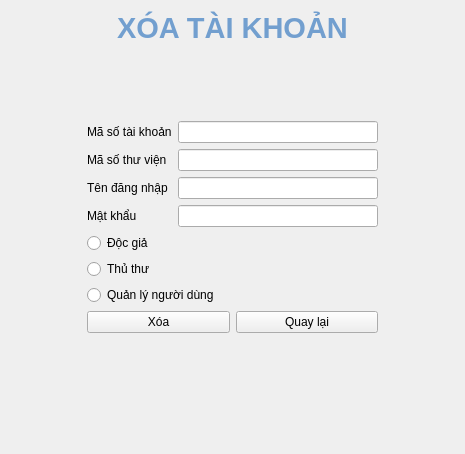
        <widget class="QWidget" name="deleteUser_3">
         <layout class="QGridLayout" name="gridLayout_10">
          <item row="11" column="1">
           <spacer name="verticalSpacer_18">
            <property name="orientation">
             <enum>Qt::Vertical</enum>
            </property>
            <property name="sizeHint" stdset="0">
             <size>
              <width>20</width>
              <height>40</height>
             </size>
            </property>
           </spacer>
          </item>
          <item row="5" column="2">
           <spacer name="horizontalSpacer_43">
            <property name="orientation">
             <enum>Qt::Horizontal</enum>
            </property>
            <property name="sizeHint" stdset="0">
             <size>
              <width>40</width>
              <height>20</height>
             </size>
            </property>
           </spacer>
          </item>
          <item row="6" column="0">
           <spacer name="horizontalSpacer_42">
            <property name="orientation">
             <enum>Qt::Horizontal</enum>
            </property>
            <property name="sizeHint" stdset="0">
             <size>
              <width>40</width>
              <height>20</height>
             </size>
            </property>
           </spacer>
          </item>
          <item row="0" column="0" colspan="3">
           <widget class="QLabel" name="label_56">
            <property name="text">
             <string>&lt;html&gt;&lt;head/&gt;&lt;body&gt;&lt;p align=&quot;center&quot;&gt;&lt;span style=&quot; font-size:22pt; font-weight:600; color:#729fcf;&quot;&gt;XÓA TÀI KHOẢN&lt;/span&gt;&lt;/p&gt;&lt;/body&gt;&lt;/html&gt;</string>
            </property>
           </widget>
          </item>
          <item row="1" column="1">
           <spacer name="verticalSpacer_17">
            <property name="orientation">
             <enum>Qt::Vertical</enum>
            </property>
            <property name="sizeHint" stdset="0">
             <size>
              <width>20</width>
              <height>40</height>
             </size>
            </property>
           </spacer>
          </item>
          <item row="2" column="1">
           <widget class="QWidget" name="deleteAccount_Form" native="true">
            <layout class="QVBoxLayout" name="verticalLayout_4">
             <property name="leftMargin">
              <number>30</number>
             </property>
             <property name="topMargin">
              <number>30</number>
             </property>
             <property name="rightMargin">
              <number>30</number>
             </property>
             <property name="bottomMargin">
              <number>30</number>
             </property>
             <item>
              <layout class="QHBoxLayout" name="horizontalLayout_36">
               <item>
                <widget class="QLabel" name="label_32">
                 <property name="text">
                  <string>Mã số tài khoản</string>
                 </property>
                </widget>
               </item>
               <item>
                <widget class="QLineEdit" name="deleteAccount_AID">
                 <property name="minimumSize">
                  <size>
                   <width>200</width>
                   <height>0</height>
                  </size>
                 </property>
                 <property name="maximumSize">
                  <size>
                   <width>200</width>
                   <height>16777215</height>
                  </size>
                 </property>
                </widget>
               </item>
              </layout>
             </item>
             <item>
              <layout class="QHBoxLayout" name="horizontalLayout_39">
               <item>
                <widget class="QLabel" name="label_35">
                 <property name="text">
                  <string>Mã số thư viện</string>
                 </property>
                </widget>
               </item>
               <item>
                <widget class="QLineEdit" name="deleteAccount_LIBID">
                 <property name="minimumSize">
                  <size>
                   <width>200</width>
                   <height>0</height>
                  </size>
                 </property>
                 <property name="maximumSize">
                  <size>
                   <width>200</width>
                   <height>16777215</height>
                  </size>
                 </property>
                </widget>
               </item>
              </layout>
             </item>
             <item>
              <layout class="QHBoxLayout" name="horizontalLayout_37">
               <item>
                <widget class="QLabel" name="label_33">
                 <property name="text">
                  <string>Tên đăng nhập</string>
                 </property>
                </widget>
               </item>
               <item>
                <widget class="QLineEdit" name="deleteAccount_USN">
                 <property name="minimumSize">
                  <size>
                   <width>200</width>
                   <height>0</height>
                  </size>
                 </property>
                 <property name="maximumSize">
                  <size>
                   <width>200</width>
                   <height>16777215</height>
                  </size>
                 </property>
                </widget>
               </item>
              </layout>
             </item>
             <item>
              <layout class="QHBoxLayout" name="horizontalLayout_38">
               <item>
                <widget class="QLabel" name="label_34">
                 <property name="text">
                  <string>Mật khẩu</string>
                 </property>
                </widget>
               </item>
               <item>
                <widget class="QLineEdit" name="deleteAccount_PW">
                 <property name="minimumSize">
                  <size>
                   <width>200</width>
                   <height>0</height>
                  </size>
                 </property>
                 <property name="maximumSize">
                  <size>
                   <width>200</width>
                   <height>16777215</height>
                  </size>
                 </property>
                </widget>
               </item>
              </layout>
             </item>
             <item>
              <widget class="QRadioButton" name="deleteAccount_reader">
               <property name="text">
                <string>Độc giả</string>
               </property>
               <property name="autoExclusive">
                <bool>false</bool>
               </property>
              </widget>
             </item>
             <item>
              <widget class="QRadioButton" name="deleteAccount_librarian">
               <property name="text">
                <string>Thủ thư</string>
               </property>
               <property name="autoExclusive">
                <bool>false</bool>
               </property>
              </widget>
             </item>
             <item>
              <widget class="QRadioButton" name="deleteAccount_usermanager">
               <property name="text">
                <string>Quản lý người dùng</string>
               </property>
               <property name="autoExclusive">
                <bool>false</bool>
               </property>
              </widget>
             </item>
             <item>
              <layout class="QHBoxLayout" name="horizontalLayout_40">
               <item>
                <widget class="QPushButton" name="pushButton">
                 <property name="text">
                  <string>Xóa</string>
                 </property>
                </widget>
               </item>
               <item>
                <widget class="QPushButton" name="pushButton_2">
                 <property name="text">
                  <string>Quay lại</string>
                 </property>
                </widget>
               </item>
              </layout>
             </item>
            </layout>
           </widget>
          </item>
         </layout>
         <zorder>verticalSpacer_17</zorder>
         <zorder>verticalSpacer_18</zorder>
         <zorder>horizontalSpacer_42</zorder>
         <zorder>horizontalSpacer_43</zorder>
         <zorder>label_56</zorder>
         <zorder>deleteAccount_Form</zorder>
        </widget>
